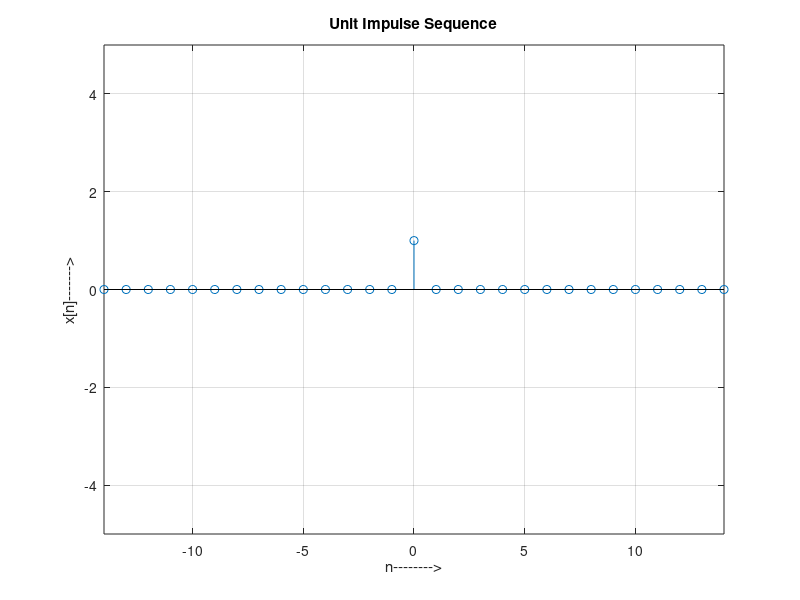

Reproduce this figure in MATLAB.
close all;
clc;

n0 = 0;
n1 = -14;
n2 = 14;

n = n1:n2;

x = (n-n0)==0;
stem(n,x);
grid;
axis([-14 14 -5 5])
title('Unit Impulse Sequence');
xlabel('n-------->');
ylabel('x[n]------->');